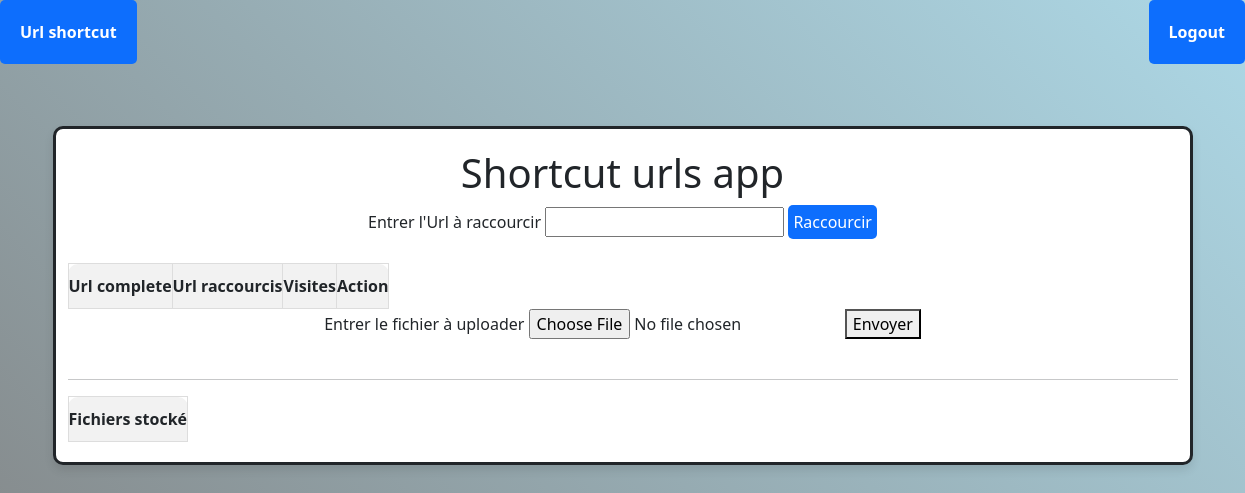
The page /index.php (signed in) on the database as committed earlier.
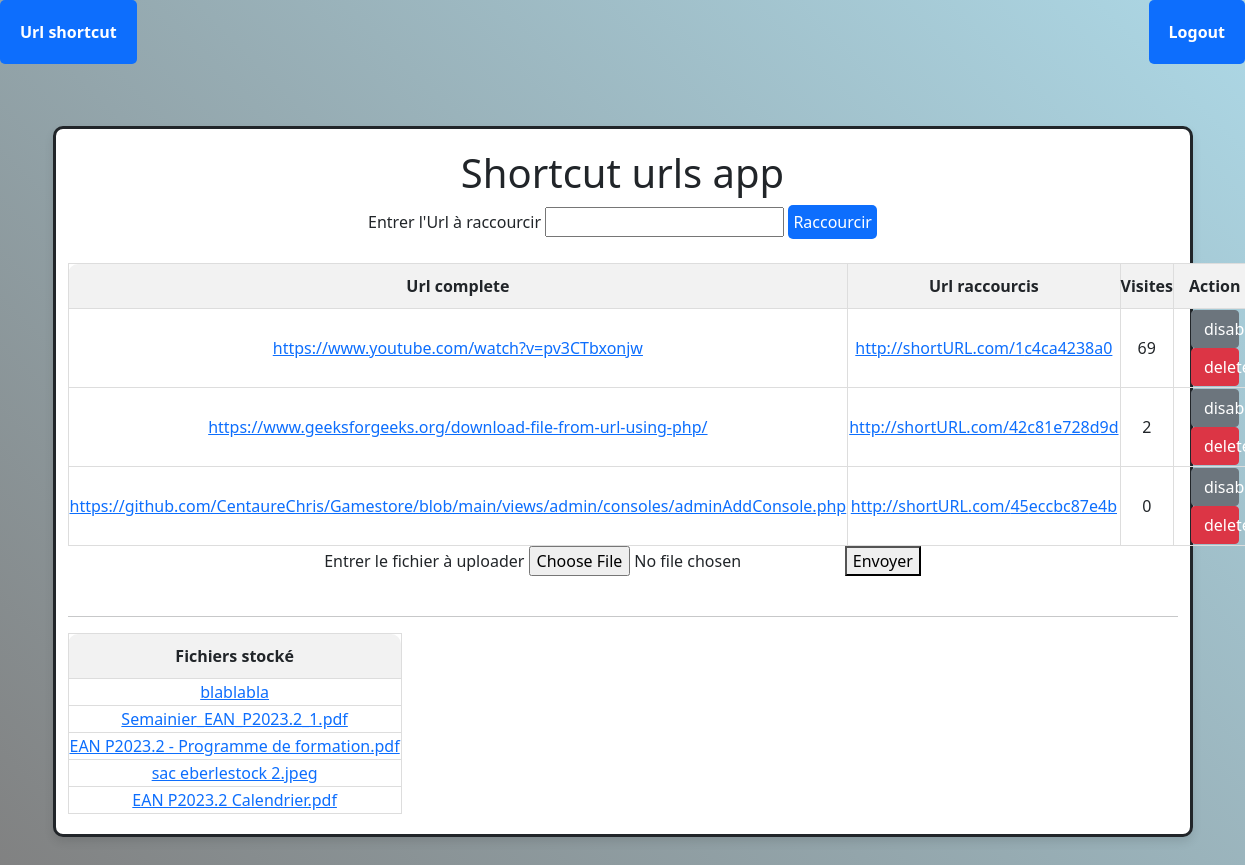
The same page on the database as committed later.
### tables this page shows
CREATE TABLE `urls` (
  `id` int(11) NOT NULL,
  `long_url` varchar(255) NOT NULL,
  `active` tinyint(1) NOT NULL DEFAULT '1',
  `fk_user_id` int(11) NOT NULL,
  `count` int(11) DEFAULT NULL
);

CREATE TABLE `files` (
  `id` int(11) NOT NULL,
  `files` varchar(250) NOT NULL
);

### controllers/Urls_controller.php (called while the page is built, shortened)
<?php
class Urls_controller
{
    private $urls_m;
    private $files_m;
    public function __construct()
    {
        $this->urls_m = new Urls_model();
        $this->files_m = new Files_model();
    }
    public function getUrls()
    {
        $urls= $this->urls_m->getUrls_query();
        $files = $this->files_m->getFiles_query();
        require_once('./views/tinyurls.php');
    }
}

### index.php (called while the page is built)
<?php
require_once('./app/Router.php');
$router = new Router();
$router->getPath();
require_once('./views/footer.php');

### models/Urls_model.php (called while the page is built, shortened)
<?php
class Urls_model extends Driver{
    public function getUrls_query()
    {
        $sql = "SELECT * FROM urls WHERE fk_user_id = :id";
        $param = ['id' => $_SESSION['AuthId']];
        $result = $this->getRequest($sql,$param);
        $urls = $result->fetchAll(PDO::FETCH_ASSOC);
        return $urls;
    }
}

### models/Driver.php (called while the page is built)
<?php
abstract class Driver{
    private static $db;
    private static function getDb()
    {
        if(self::$db === null){
            try{
            self::$db  = new PDO('mysql:host=localhost; dbname=examphp','root','root');
            }catch(PDOException $e){
                die('Connexion failed: '.$e->getMessage());
            }
        }
        return self::$db;
    }
    protected function getRequest($sql,$params = null){
        $result = self::getDb()->prepare($sql);
        $result->execute($params);
        return $result;
    }
}

### models/FilesModel.php (called while the page is built, shortened)
<?php
class Files_model extends Driver{
    public function getFiles_query()
    {
        $sql = "SELECT * FROM files";
        $result = $this->getRequest($sql);
        $files = $result->fetchAll(PDO::FETCH_ASSOC);
        return $files;
    }
}

### views/tinyurls.php (the view, shortened to what this page needs)
<?php
require_once('./views/header.php');
require_once('./views/navbar.php');
?>
<div class="container">
    <h1>Shortcut urls app</h1>
    <form method="POST">
        <label class="form_label" for="longurl">Entrer l'Url à raccourcir</label>
        <input class="form_control" type="text" id="longurl" name="longurl" />
        <button type="submit" name="submit">Raccourcir</button>
    </form>
    <table>
        <thead>
            <tr>
                <th>Url complete</th>
                <th>Url raccourcis</th>
                <th>Visites</th>
                <th>Action</th>
            </tr>
        </thead>
        <tbody>
            <?php foreach ($urls as $url) : ?>
                <?php if ($url['active'] == 1) : ?>
                    <tr>
                        <td>
                            <a href="<?= $url['long_url'] ?>" target="blank"> <?= $url['long_url'] ?></a>
                        </td>
                        <td>
                            <a href="index.php?page=count&id=<?= $url['id'] ?>">http://shortURL.com/<?= $url['id'], bin2hex(random_bytes(5)) ?></a>
                        </td>
                        <td><?= $url['count'] ?></td>
                        <td>
                            <a href="index.php?page=disabled&id=<?= $url['id'] ?>"><button class="btn btn-secondary"> disable</button> </a> <a href="index.php?page=delete&id=<?= $url['id'] ?>"><button class="btn btn-danger" >delete</button></a>
                        </td>
                    </tr>
                <?php endif; ?>
            <?php endforeach; ?>
        </tbody>
    </table>
    <form method="POST" enctype="multipart/form-data">
        <label class="form_label" for="file">Entrer le fichier à uploader</label>
        <input class="form_control" type="file" id="file" name="file" />
        <button type="submit" name="submitFile">Envoyer</button>
    </form>
    <hr>
    <table>
        <thead>
            <tr>
                <th>Fichiers stocké</th>
            </tr>
        </thead>
        <tbody>
            <?php foreach($files as $file) : ?>
            <tr>
                <td><a href="index.php?page=download&id=<?= $file['id']; ?>"><?= $file['files'] ?></a></td>
            </tr>
            <?php endforeach ; ?>
        </tbody>
    </table>
</div>

### app/Router.php (shortened to what this page needs)
<?php
require_once ('./models/Driver.php');
require_once ('./controllers/Urls_controller.php');
require_once ('./models/Urls_model.php');
require_once ('./models/FilesModel.php');
class Router{
    private $ctr_u;
    private $page;
    public function __construct()
    {
        $this->ctr_u = new Urls_Controller();
        $this->page = filter_input(INPUT_GET,"page");
    }
    public function getPath()
    {
        switch($this->page){
            case "":
                $this->ctr_u->getUrls();
                break;
        }
    }
}

### views/header.php (shortened to what this page needs)
<!doctype html>
<html lang="fr">
    <head>
        <link rel="stylesheet" type="text/css" href="https://cdn.datatables.net/1.11.4/css/jquery.dataTables.min.css"/>
        <link rel="stylesheet" type="text/css" href="./app/assets/css/style.css"/>
        <link href="https://cdn.jsdelivr.net/npm/bootstrap@5.1.3/dist/css/bootstrap.min.css" rel="stylesheet">
    </head>
    <body>

### views/navbar.php (shortened to what this page needs)
<nav>
    <ul class="admin">
        <li><a href="index.php">Url shortcut</a></li>
        <?php
        if(!isset($_SESSION['Auth'])): ?>
        <li><a href="index.php?page=login">Login</a></li>
        <?php else : ?>
        <li><a href="index.php?page=logout">Logout</a></li>
        <?php endif ; ?>
    </ul>
</nav>

### views/footer.php (shortened to what this page needs)
    </body>
</html>

### app/assets/css/style.css (style rules this page uses)
h1 { text-align: center; margin-bottom: 25px; }
html body { background: linear-gradient(45deg,grey, lightblue); background-attachment: fixed; }
.container { margin: 5%; border: solid; border-radius: 10px; padding: 20px; box-shadow: 0px 5px 10px rgba(0,0,0,0.1); background-color: #fff; }
.admin { display: flex; justify-content: space-between; }
nav ul { padding-left: 0; }
nav ul li { list-style: none; border-radius: 5px; padding: 20px; font-weight: bold; background-color: #0d6efd; }
nav ul li a { text-decoration: none; color: white; }
tr { border: 1px solid; border-radius: 5px; margin-bottom: 5px; }
tr th { text-align: center; background: #f2f2f2; padding: 10px 0; border: 0.5px solid #ddd; }
tr td { border: 0.5px solid #ddd; text-align: center; }
a button { width: 60%; }
form { text-align: center; }
button[name="submit"] { color: #fff; background-color: #0d6efd; border-color: #0d6efd; border: hidden; padding: 5px; border-radius: 5px; }
table thead tr th:first-child { border-top-left-radius: 10px; }
table thead tr th:last-child { border-top-right-radius: 10px; }

Rows that differ between the two databases and show on the page:
now on this page (row edited): urls: long_url "https://www.youtube.com/watch?v=pv3CTbxonjw", id "1", bin2hex "c4ca4238a0", count "69"
added urls: long_url "https://www.geeksforgeeks.org/download-file-from-url-using-php/", id "42", bin2hex "c81e728d9d", count "2"
added urls: long_url "https://github.com/CentaureChris/Gamestore/blob/main/views/admin/consoles/adminAddConsole.php", id "45", bin2hex "eccbc87e4b", count "0"
added files: files "blablabla"
added files: files "Semainier_EAN_P2023.2_1.pdf"
added files: files "EAN P2023.2 - Programme de formation.pdf"
added files: files "sac eberlestock 2.jpeg"
added files: files "EAN P2023.2 Calendrier.pdf"
